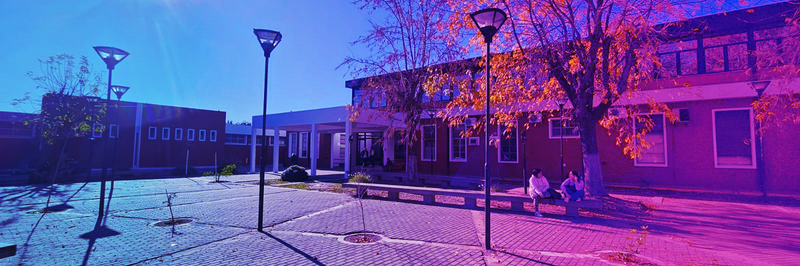
#> input picture src/static/landing/img/banner.png, 800 x 266 px
$ python rezice.py   (older library calls are emulated)
#> lines starting #> are read from the running program, lines starting #| are printed output that depends on the picture
from PIL import Image
from pathlib import Path

BASE_DIR = Path(__file__).resolve().parent

razon=1/2
imagen = Image.open(BASE_DIR / 'banner.png')
#> imagen is the input picture: PIL image 800x266 RGBA; mean R, G, B, A 103.7, 76.6, 166.8, 255
tamano_destino = (int(imagen.size[0]*razon) ,int(imagen.size[1]*razon))
#> tamano_destino = (400, 133)

x='banner'
imagen = Image.open(BASE_DIR / '{}.png'.format(x))
imagen.save('src\static\landing\img\{}_origin.png'.format(x))
reduccion = imagen.resize(tamano_destino, Image.ANTIALIAS)
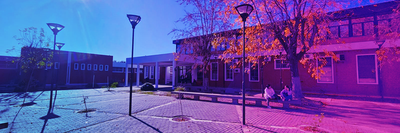
#> reduccion: PIL image 400x133 RGBA; mean R, G, B, A 103.7, 76.6, 166.8, 255
reduccion.save(BASE_DIR / '{}.png'.format(x))
